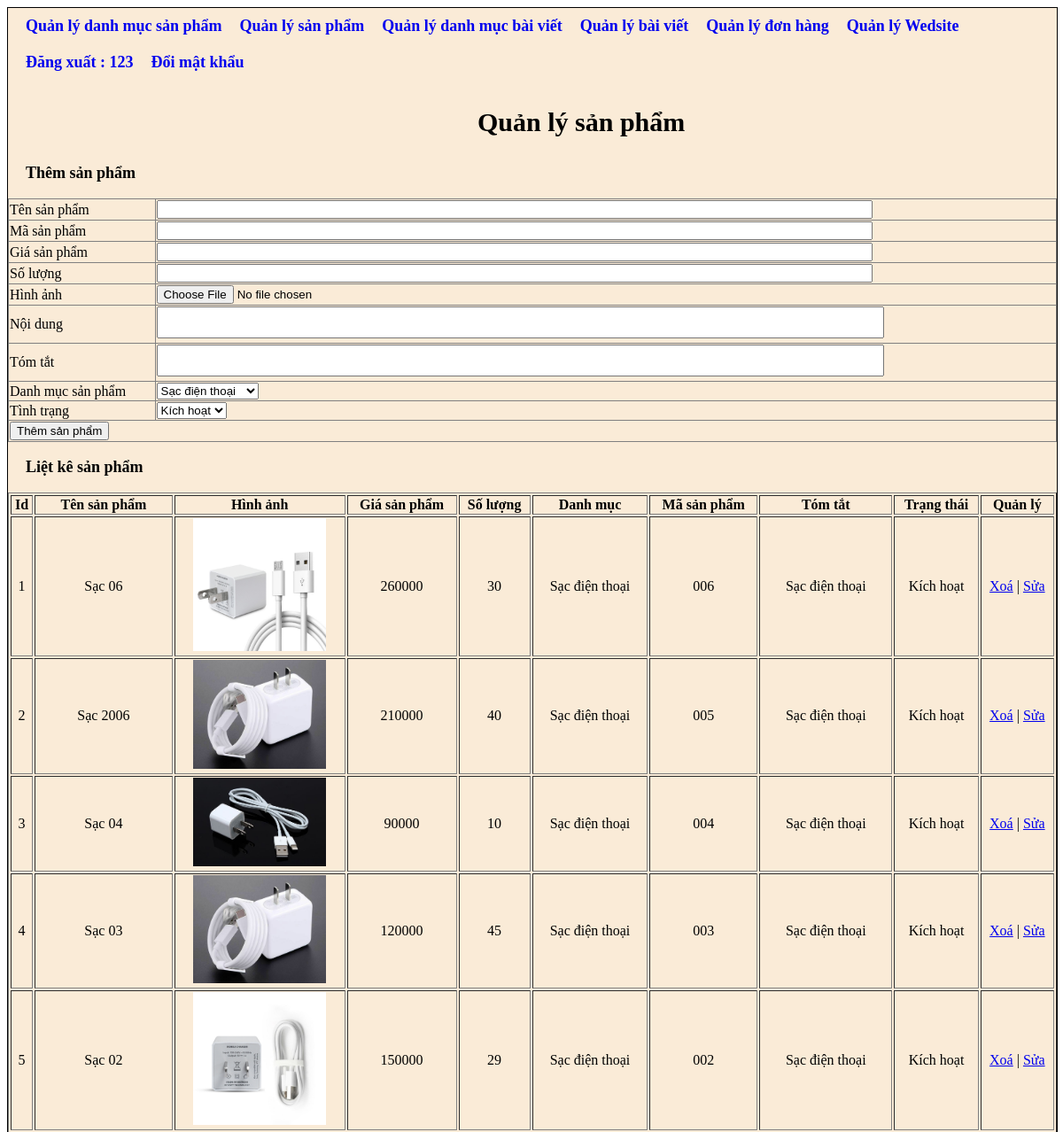
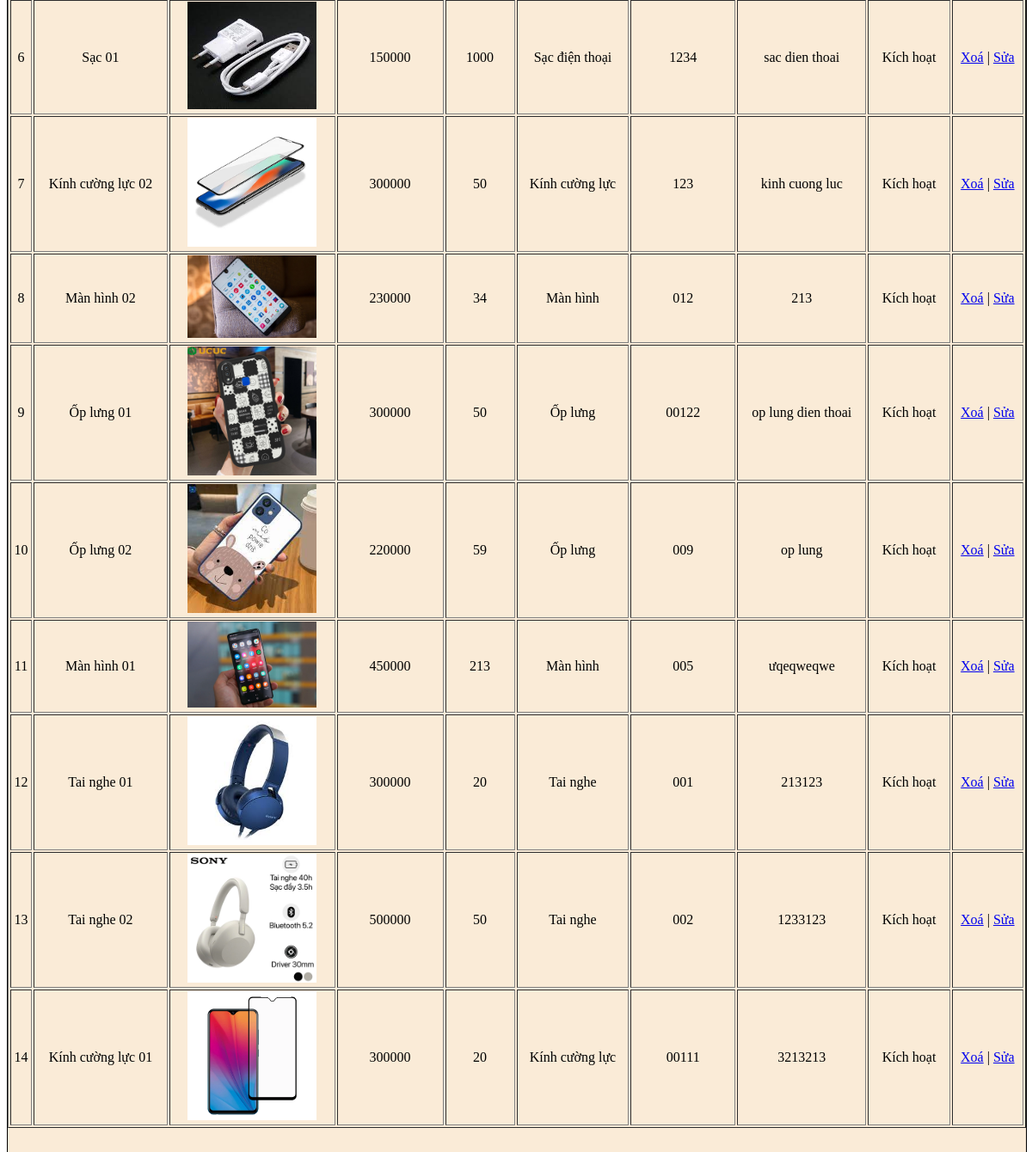
Page /wedbanhang/admincp/index.php?action=quanlysp&query=them (signed in) on the committed database (2 pictures, top to bottom).
### tables this page shows
CREATE TABLE `tbl_sanpham` (
  `id_sanpham` int(11) NOT NULL,
  `tensanpham` varchar(250) NOT NULL,
  `masp` varchar(100) NOT NULL,
  `giasp` varchar(50) NOT NULL,
  `soluong` int(11) NOT NULL,
  `hinhanh` varchar(50) NOT NULL,
  `tomtat` longtext NOT NULL,
  `noidung` longtext NOT NULL,
  `tinhtrang` int(11) NOT NULL,
  `id_danhmuc` int(11) NOT NULL
);

CREATE TABLE `tbl_danhmuc` (
  `id_danhmuc` int(11) NOT NULL,
  `tendanhmuc` varchar(100) NOT NULL,
  `thutu` int(11) NOT NULL
);

### wedbanhang/admincp/lietkesp.php (the view)
<?php
    $sql_lietke_sp = "SELECT * FROM tbl_sanpham,tbl_danhmuc WHERE tbl_sanpham.id_danhmuc=tbl_danhmuc.id_danhmuc ORDER BY id_sanpham DESC";
    $query_lietke_sp = mysqli_query($mysqli,$sql_lietke_sp);
?>
<p style="font-size: 18px;
    font-weight: bold;padding-left:20px">Liệt kê sản phẩm</p>
<table style="width:100%;text-align: center;" border="1" style="border-collapse:collapse">
  <tr >
    <th>Id</th>
    <th>Tên sản phẩm</th>
    <th>Hình ảnh</th>
    <th>Giá sản phẩm</th>
    <th>Số lượng</th>
    <th>Danh mục</th>
    <th>Mã sản phẩm</th>
    <th>Tóm tắt</th>
    <th>Trạng thái</th>
    <th>Quản lý</th>
  </tr>
    <?php
    $i = 0;
    while($row = mysqli_fetch_array($query_lietke_sp)){
        $i++;
    ?>
  <tr>
    <td><?php echo $i ?></td>
    <td><?php echo $row['tensanpham'] ?></td>
    <td><img src="uploads/<?php echo $row['hinhanh'] ?> " width="150px"></td>
    <td><?php echo $row['giasp'] ?></td>
    <td><?php echo $row['soluong'] ?></td>
    <td><?php echo $row['tendanhmuc'] ?></td>
    <td><?php echo $row['masp'] ?></td>
    <td><?php echo $row['tomtat'] ?></td>
    <td><?php if($row['tinhtrang']==1){
        echo 'Kích hoạt';
      }else{
        echo 'Ẩn';
      }
    ?></td>
    <td>
        <a href="xulysp.php?idsanpham=<?php echo $row['id_sanpham']?>">Xoá</a> |
        <a href="?action=quanlysp&query=sua&idsanpham=<?php echo $row['id_sanpham']?>">Sửa</a>
    </td>
  </tr>
    <?php
    }
    ?>
</table>

### rows in the picture
tbl_sanpham: tensanpham "Sạc 06", hinhanh (picture), giasp "260000", soluong "30", id_danhmuc.tendanhmuc "Sạc điện thoại", masp "006", tomtat "Sạc điện thoại", tinhtrang "Kích hoạt"
tbl_sanpham: tensanpham "Sạc 2006", hinhanh (picture), giasp "210000", soluong "40", id_danhmuc.tendanhmuc "Sạc điện thoại", masp "005", tomtat "Sạc điện thoại", tinhtrang "Kích hoạt"
tbl_sanpham: tensanpham "Sạc 04", hinhanh (picture), giasp "90000", soluong "10", id_danhmuc.tendanhmuc "Sạc điện thoại", masp "004", tomtat "Sạc điện thoại", tinhtrang "Kích hoạt"
tbl_sanpham: tensanpham "Sạc 03", hinhanh (picture), giasp "120000", soluong "45", id_danhmuc.tendanhmuc "Sạc điện thoại", masp "003", tomtat "Sạc điện thoại", tinhtrang "Kích hoạt"
tbl_sanpham: tensanpham "Sạc 02", hinhanh (picture), giasp "150000", soluong "29", id_danhmuc.tendanhmuc "Sạc điện thoại", masp "002", tomtat "Sạc điện thoại", tinhtrang "Kích hoạt"
tbl_sanpham: tensanpham "Sạc 01", hinhanh (picture), giasp "150000", soluong "1000", id_danhmuc.tendanhmuc "Sạc điện thoại", masp "1234", tomtat "sac dien thoai", tinhtrang "Kích hoạt"
tbl_sanpham: tensanpham "Kính cường lực 02", hinhanh (picture), giasp "300000", soluong "50", id_danhmuc.tendanhmuc "Kính cường lực", masp "123", tomtat "kinh cuong luc", tinhtrang "Kích hoạt"
tbl_sanpham: tensanpham "Màn hình 02", hinhanh (picture), giasp "230000", soluong "34", id_danhmuc.tendanhmuc "Màn hình", masp "012", tomtat "213", tinhtrang "Kích hoạt"
tbl_sanpham: tensanpham "Ốp lưng 01", hinhanh (picture), giasp "300000", soluong "50", id_danhmuc.tendanhmuc "Ốp lưng", masp "00122", tomtat "op lung dien thoai", tinhtrang "Kích hoạt"
tbl_sanpham: tensanpham "Ốp lưng 02", hinhanh (picture), giasp "220000", soluong "59", id_danhmuc.tendanhmuc "Ốp lưng", masp "009", tomtat "op lung", tinhtrang "Kích hoạt"
tbl_sanpham: tensanpham "Màn hình 01", hinhanh (picture), giasp "450000", soluong "213", id_danhmuc.tendanhmuc "Màn hình", masp "005", tomtat "ưqeqweqwe", tinhtrang "Kích hoạt"
tbl_sanpham: tensanpham "Tai nghe 01", hinhanh (picture), giasp "300000", soluong "20", id_danhmuc.tendanhmuc "Tai nghe", masp "001", tomtat "213123", tinhtrang "Kích hoạt"
tbl_sanpham: tensanpham "Tai nghe 02", hinhanh (picture), giasp "500000", soluong "50", id_danhmuc.tendanhmuc "Tai nghe", masp "002", tomtat "1233123", tinhtrang "Kích hoạt"
tbl_sanpham: tensanpham "Kính cường lực 01", hinhanh (picture), giasp "300000", soluong "20", id_danhmuc.tendanhmuc "Kính cường lực", masp "00111", tomtat "3213213", tinhtrang "Kích hoạt"

### other values in the picture
$_SESSION['dangnhap'] "123"
form field iddanhmuc "Sạc điện thoại"
